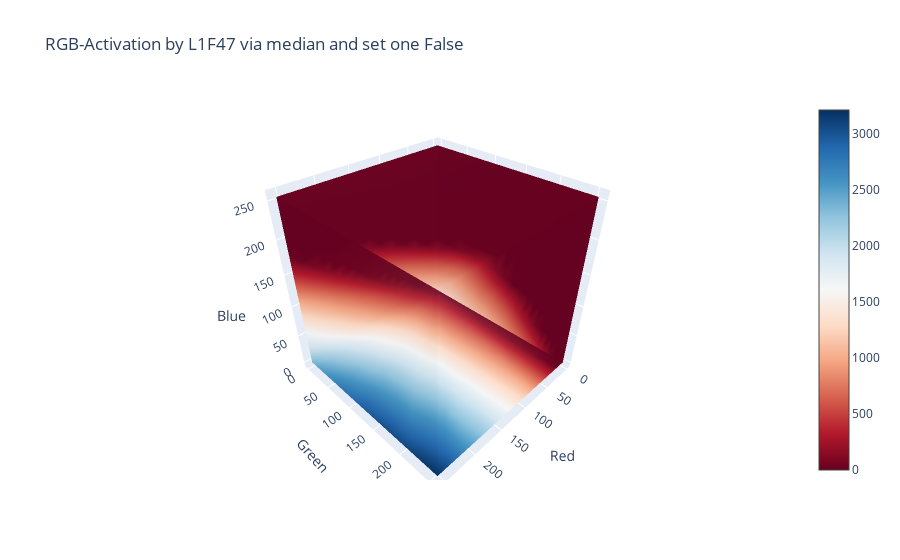

The notebook cell saved with this chart:
### Code cell
plot4DFigure(X=xs, Y=ys, Z=zs, values=rets, set_one=False,
             title="RGB-Activation by L1F47 via {} and set one {}".format(method, "False"))

### Figure 1 — Plotly figure (JSON) as saved in the notebook; plotly's stock layout.template omitted (floating-point values rounded to 4 significant figures; data arrays with more than 128 entries replaced by an {"elided": "..."} marker saying what was removed)
{"data": [{"colorscale": [[0, "rgb(103,0,31)"], [0.1, "rgb(178,24,43)"], [0.2, "rgb(214,96,77)"], [0.3, "rgb(244,165,130)"], [0.4, "rgb(253,219,199)"], [0.5, "rgb(247,247,247)"], [0.6, "rgb(209,229,240)"], [0.7, "rgb(146,197,222)"], [0.8, "rgb(67,147,195)"], [0.9, "rgb(33,102,172)"], [1, "rgb(5,48,97)"]], "isomax": 3216.0, "isomin": 0, "opacity": 0.9, "opacityscale": [[-0.5, 1], [-0.2, 0], [0.2, 0], [0.5, 1]], "type": "volume", "value": {"elided": "5832 float values"}, "x": {"elided": "5832 int values"}, "y": {"elided": "5832 int values"}, "z": {"elided": "5832 int values"}}], "layout": {"scene": {"xaxis": {"title": {"text": "Red"}}, "yaxis": {"title": {"text": "Green"}}, "zaxis": {"title": {"text": "Blue"}}}, "title": {"text": "RGB-Activation by L1F47 via median and set one False"}}}
